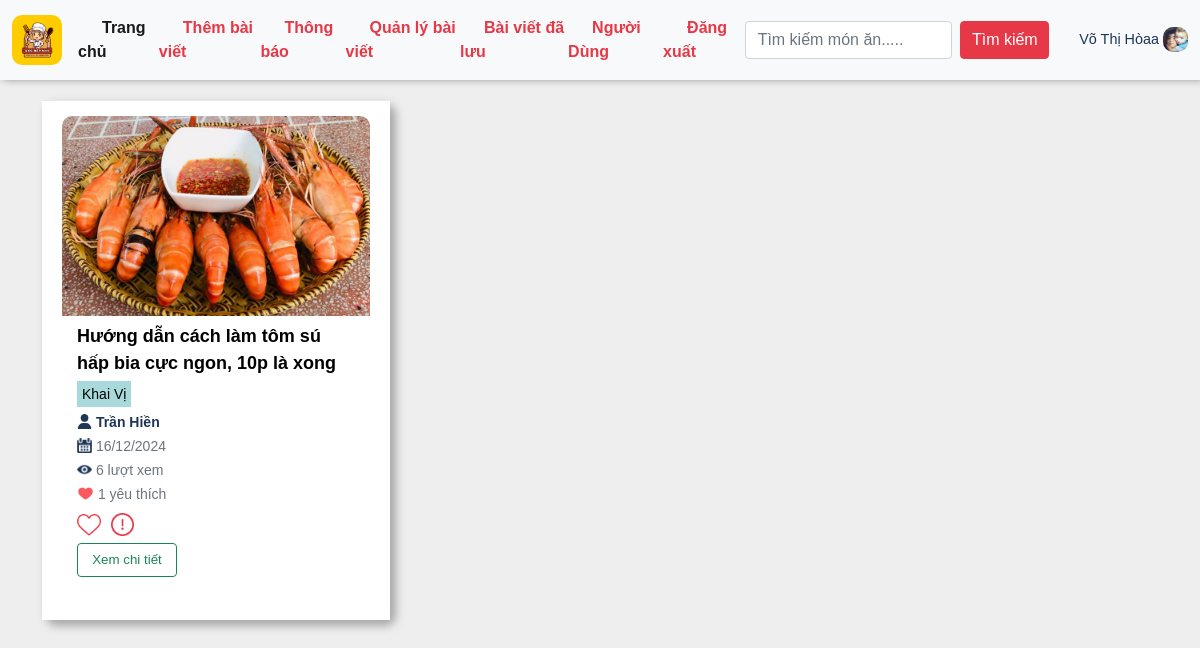
The app's page /recipes/appetizer/ (signed in) with its own data.
### appfood/models.py (models this page shows, shortened)
class UserProfile(models.Model):
    GENDER_CHOICES = [
        ('T', 'Trai'),
        ('G', 'Gái'),
        ('B', 'Chưa Xác Định'),
    ]
    user = models.OneToOneField(User, on_delete=models.CASCADE)
    birth_date = models.DateField(null=True, blank=True)
    gender = models.CharField(max_length=1, choices=GENDER_CHOICES, null=True, blank=True)
    profile_image = models.ImageField(upload_to='images/', null=True, blank=True)

class Recipe(models.Model):
    title = models.CharField(max_length=100,null=True)
    author = models.ForeignKey('auth.User', on_delete=models.CASCADE)
    introduce = models.CharField(max_length=100,null=True)
    description = models.CharField(max_length=200,null=True)
    created_at = models.DateTimeField(auto_now_add=True)
    views = models.IntegerField(default=0)
    liked_tym = models.ManyToManyField(User, related_name='liked_recipes', blank=True)
    classify = models.ManyToManyField(Classify, related_name='recipes', blank=True)
    reported = models.BooleanField(default=False)
    def total_likes(self):
        return self.liked_tym.count()

class RecipeImage(models.Model):
    recipe = models.ForeignKey(Recipe, related_name='images', on_delete=models.CASCADE)
    image = models.ImageField(upload_to='images/')
    uploaded_at = models.DateTimeField(auto_now_add=True)

class Classify(models.Model):
    name = models.CharField(max_length=100)

### appfood/views.py (the view)
# urls.py: path('recipes/appetizer/', views.appetizer, name='appetizer'),  # Khai Vị
@login_required
def appetizer(request):
    appetizer_class = Classify.objects.get(name='Khai Vị')
    appetizer_recipes = Recipe.objects.filter(classify=appetizer_class).select_related('author', 'author__userprofile')
    user_profile, created = UserProfile.objects.get_or_create(user=request.user)
    return render(request, 'food/appetizer.html', {'recipes': appetizer_recipes, 'user_profile': user_profile})

### appfood/templates/food/appetizer.html (shortened to what this page needs)
{% extends "appfood/base.html" %}
{%load static%}
{%block vegetarian%}
<link href="https://maxcdn.bootstrapcdn.com/font-awesome/4.3.0/css/font-awesome.min.css" rel="stylesheet">
<main>
    <div class="container">
        <div class="row">
            <div class="row d-flex flex-wrap">
                {% for recipe in recipes %}
            <div class="col-md-4" style="margin-bottom: 25px;">
                            <div class="card" >
                                <div class="ibox-content product-box" style="height: 520px;">
                                    {% if recipe.images.first %}
                                    <div class="product" style="height: 170px;">
                                        <img style="height:200px;width: 100%;border-radius: 10px 10px 0px 0px;object-fit:cover;" src="{{ recipe.images.first.image.url }}" alt="">
                                    </div>
                                    {% endif %}
                                    <div class="product-desc" style="padding: 15px;margin-top: 20px;">
                                        <a href="{% url 'detail' recipe.id %}" class="product-name">{{ recipe.title }}</a>
                                            <div style="    margin-bottom: -20px;">
                                                {% for category in recipe.classify.all %}
                                                     <small class="text-muted" style="background: var(--green);color: black !important;padding: 5px;">{{ category.name }}</small>
                                                {% endfor %}
                                            </div>
                                            <br>
                                            <small class="text-muted">
                                                <img style="width:15px;height:15px; margin-bottom:4px; " src="{% static 'img/user.png' %}" alt="">
                                                <b style="color:var(--blue);">
                                                    {% if recipe.author.userprofile %}
                                                     {{ recipe.author.userprofile.user.last_name }} {{ recipe.author.userprofile.user.first_name }}
                                                {% else %}
                                                    {{ recipe.author.username }}
                                                {% endif %}
                                                </b>
                                            </small>
                                            <br>
                                            <small class="text-muted"><img style="width:15px;height:15px; margin-bottom:4px;" src="{% static 'img/calendar.png' %}" alt=""> {{recipe.images.first.uploaded_at|date:"d/m/Y"}}</small>
                                            <br>
                                            <small class="text-muted"><img style="width:15px;height:15px; margin-bottom:4px;" src="{% static 'img/eye.png' %}" alt=""> {{ recipe.views }} lượt xem</small>
                                            <br>
                                            <small class="text-muted"><img style="width:17px;height:17px; margin-bottom:4px;" src="{% static 'img/heart.png' %}" alt=""> {{ recipe.total_likes }} yêu thích</small>
                                            <div class="m-t text-right block-button" style="padding-top: 30px;padding-left: 1%;">
                                                <form method="post" action="{% url 'like_recipe' recipe.id %}">
                                                    <button type="submit" class="btn {% if user in recipe.liked_tym.all %}btn-danger{% else %}btn-primary{% endif %}" style="padding-top: 7px;border: none;background:none;">
                                                        {% if user in recipe.liked_tym.all %}<img style="width:24px;" src="{% static 'img/heartttt.png' %}" alt="">{% else %}<img style="width:24px;" src="{% static 'img/like.png' %}" alt="">{% endif %}
                                                    </button>
                                                </form>
                                                <form method="post" action="{% url 'report_food' recipe.id %}">
                                                    <button type="submit" class="btn btn-outline-danger" style="padding-top: 7px;border: none">
                                                        <img style="width:23px; margin-bottom: 2px;" src="{% static 'img/report.png' %}" alt="">
                                                    </button>
                                                </form>
                                            </div>
                                            <div class="d-flex flex-column"><a href="{% url 'detail' recipe.id %}" class="btn btn-outline-success" style="font-size: 10pt;width:100px;margin-top:5px;">Xem chi tiết</a></div>
                                    </div>
                                </div>
                            </div>
                        </div>
        {% endfor %}
    </div>
            </div>
        </div>
</main>
{% endblock vegetarian%}

### appfood/templates/appfood/base.html (shortened to what this page needs)
{% load static %}
<!DOCTYPE html>
<html lang="en">
<head>
    <link href="https://cdn.jsdelivr.net/npm/bootstrap@5.0.2/dist/css/bootstrap.min.css" rel="stylesheet">
    <link rel="stylesheet" href="{%static 'css/main.css' %}">
    <link rel="stylesheet" href="{%static 'css/fixhome.css' %}">
</head>
<body>
    <header class="header">
        <nav class="navbar navbar-expand-lg navbar-light bg-light">
            <div class="container-fluid">
                <a class="navbar-brand" href="{% url 'home' %}"><img src="{% static 'img/logo.png' %}" alt=""></a>
                <div class="collapse navbar-collapse" id="navbarTogglerDemo02">
                    <ul class="navbar-nav me-auto mb-2 mb-lg-0">
                        <li class="nav-item">
                            <a href="{% url 'home' %}" class="nav-link active" aria-current="page">
                                <svg class="bi me-2" width="16" height="16"><use xlink:href="#speedometer2"></use></svg>Trang chủ
                            </a>
                        </li>
                        <li class="nav-item">
                            <a href="{% url 'postfood' %}" class="nav-link">
                                <svg class="bi me-2" width="16" height="16"><use xlink:href="#speedometer2"></use></svg>Thêm bài viết
                            </a>
                        </li>
                        <li class="nav-item">
                            <a href="{% url 'notifications' %}" class="nav-link">
                                <svg class="bi me-2" width="16" height="16"><use xlink:href="#speedometer2"></use></svg>Thông báo
                            </a>
                        </li>
                        <li class="nav-item">
                            <a href="{% url 'myfood' %}" class="nav-link">
                                <svg class="bi me-2" width="16" height="16"><use xlink:href="#speedometer2"></use></svg>Quản lý bài viết
                            </a>
                        </li>
                        <li class="nav-item">
                            <a href="{% url 'savefood' %}" class="nav-link">
                                <svg class="bi me-2" width="16" height="16"><use xlink:href="#speedometer2"></use></svg>Bài viết đã lưu
                            </a>
                        </li>
                        <li class="nav-item">
                            <a href="{% url 'list_user' %}" class="nav-link">
                                <svg class="bi me-2" width="16" height="16"><use xlink:href="#speedometer2"></use></svg>Người Dùng
                            </a>
                        </li>
                        <li class="nav-item">
                            <a href="{% url 'logout' %}" class="nav-link">
                                <svg class="bi me-2" width="16" height="16"><use xlink:href="#speedometer2"></use></svg>Đăng xuất
                            </a>
                        </li>
                    </ul>
                </div>
                <form class="d-flex"  method=POST action="{% url 'search_title' %}">
                    <input class="form-control me-2" type="search" placeholder="Tìm kiếm món ăn....." name='searched' aria-label="Search">
                    <button class="btn btn-outline-success" type="submit">Tìm kiếm</button>
                </form>
                <a style="margin-left:20px" class="navbar-brand user_name" href="{%url 'page_user'%}"> {{user.last_name}} {{user.first_name}}
                {% if user_profile.profile_image %}
                    <img src="{{ user_profile.profile_image.url }}" alt="Profile Image">
                {% else %}
                    <img src="{% static 'img/user.png' %}" alt="Default Profile Image">
                {% endif %}</a>
            </div>
        </nav>
    </header>
    {% block vegetarian %}{% endblock vegetarian %}
</body>
</html>

### appfood/static/css/main.css (style rules this page uses)
:root { --red: #e73847; --yellow:#ffcc00; --blue:#1d3557; --green:#a8dadb; }
* { margin: 0; padding: 0; box-sizing: border-box; font-family: Arial; font-weight: 400; color: var(--body); }
header { margin-bottom: 10px; position: fixed; top:0; width: 100%; z-index: 100; box-shadow: 3px -1px 8px 0px grey; }
header .navbar-light .navbar-nav .nav-link { color: var(--red); font-weight: 700; font-size: 1em; }
header .navbar .navbar-brand img { width: 50px; height: 50px; border-radius: 10px; }
header .navbar .user_name { color: var(--blue); font-size: 0.9em; margin-right:0px; font-weight: 500; }
header .navbar .user_name img { width: 25px; height: 25px; margin-left: 0px; margin-bottom: 2px; }
header .btn { border-color: var(--red); color: white; width: 140px; background: var(--red); }
main { margin-top: 100px; }
main .card { padding-left: 0; padding-right: 0; border: none; border-radius: 10px; box-shadow: 5px 5px 8px 1px rgba(128, 128, 128, 0.627); }
.navbar-expand-lg .navbar-nav .nav-link { padding-right: 0; padding-left: 0; }

### appfood/static/css/fixhome.css (style rules this page uses)
body { margin-top:20px; background:#eee; }
.product-box { padding: 0; border: 1px solid #e7eaec; }
.product-desc { padding: 20px; position: relative; }
.product-name { font-size: 16px; font-weight: 600; color: #676a6c; display: block; margin: 2px 0 5px 0; }
.ibox-content { background-color: #ffffff; color: inherit; padding: 15px 20px 20px 20px; border-color: #e7eaec; border-image: none; border-style: solid solid none; border-width: 1px 0; }

### appfood/templates/food/appetizer.html (style rules this page uses)
.product-name { font-size: 18px; font-weight: 600; color: #000000; display: block; margin: 2px 0 5px 0; text-decoration: none; overflow: hidden; text-overflow: ellipsis; display: -webkit-box; -webkit-line-clamp:2; -webkit-box-orient: vertical; }
.block-button { display:flex; padding:0px !important; }
.block-button button { margin-right:-10px; }
button.btn { padding:0; margin-right: 10px; }
body { background:#eee; }

### records on screen
UserProfile: profile_image (picture)
Recipe: images.first.image (picture), title "Hướng dẫn cách làm tôm sú hấp bia cực ngon, 10p là xong", author.userprofile.user.last_name "Trần", author.userprofile.user.first_name "Hiền", images.first.uploaded_at "16/12/2024", views "6", total_likes "1"
Classify: name "Khai Vị"

### other values on screen
{{ user.last_name }} "Võ Thị"
{{ user.first_name }} "Hòaa"
